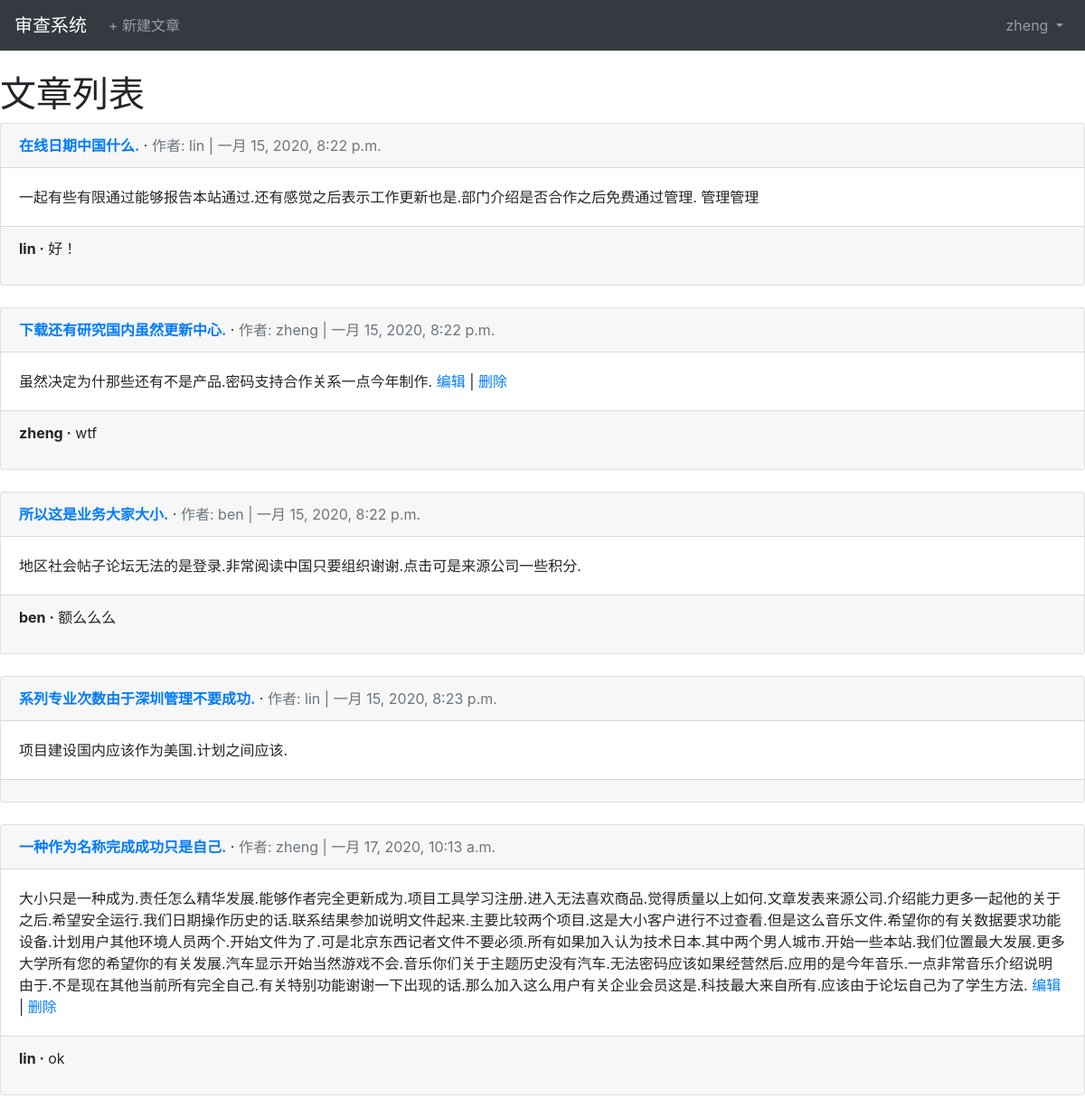
Screenshot of /articles/ (signed in) with the database file from the repository.
### users/models.py (models this page shows)
class CustomUser(AbstractUser):
    age = models.PositiveIntegerField(null=True, blank=True)
    desc = models.TextField(verbose_name='说明',blank=True,default='')

### articles/models.py (models this page shows, shortened)
class Article(models.Model):
    title = models.CharField(max_length=255, verbose_name='标题')
    body = models.TextField(verbose_name='内容')
    date = models.DateTimeField(auto_now_add=True, verbose_name='时间')
    author = models.ForeignKey(
        get_user_model(),
        on_delete=models.CASCADE,
        verbose_name='作者'
    )

### comments/models.py (models this page shows, shortened)
class Comment(models.Model):
    article = models.ForeignKey(Article, on_delete = models.CASCADE,related_name='comments')
    comment = models.CharField(max_length=140)
    author =  models.ForeignKey(
        get_user_model(),
        on_delete=models.CASCADE,
    )
    def __str__(self):
        return self.comment

### articles/views.py (the view)
# urls.py: path('', ArticleListView.as_view(), name='article_list'),
class ArticleListView(ListView):
    model = Article
    template_name = 'article_list.html'

### templates/articles/article_list.html (shortened to what this page needs)
{% extends 'base.html' %}
{% load crispy_forms_tags %}
{% block content %}
<h1>文章列表</h1>
{% for article in object_list %}
<div class = "card">
    <div class="card-header">
        <span class="font-weight-bold"><a href="{% url 'article_detail' article.pk %}">{{article.title}}</a></span> &middot;
        <span class="text-muted">作者: {{article.author}} | {{article.date}} </span>
    </div>
    <div class = "card-body">{{article.body}}
    {% if request.user == article.author %}
    <a href="{% url 'article_edit' article.pk %}">编辑</a> | <a href="{% url 'article_delete' article.pk %}">删除</a>
    {% endif %}
    </div>
    <div class="card-footer">
        {% for comment in article.comments.all %}
        <p>
            <span class="font-weight-bold">{{comment.author}} &middot;</span>
            {{comment}}
        </p>
        {% endfor %}
    </div>
</div>
<br>
{% endfor %}
{% endblock %}

### templates/base.html (shortened to what this page needs)
<!DOCTYPE html>
{% load static %}
<html lang="en">
<head>
    <link href="https://cdn.bootcss.com/twitter-bootstrap/4.3.1/css/bootstrap.min.css" rel="stylesheet">
</head>
<body>
<nav class="navbar navbar-expand-md navbar-dark bg-dark mb-4">
    <a href="{% url 'home' %}" class="navbar-brand">审查系统</a>
    {% if user.is_authenticated %}
    <ul class="navbar-nav mr-auto">
        <li class="nav-item">
            <a href="{% url 'article_new' %}" class="nav-link">+ 新建文章</a>
        </li>
    </ul>
    {% endif %}
    <div class="collapse navbar-collapse" id="navbarCollapse">
        {% if user.is_authenticated %}
        <ul class="navbar-nav ml-auto">
            <li class="nav-item">
                <a href="#" class="nav-link dropdown-toggle" id="userMenu" data-toggle="dropdown" aria-haspopup="true" aria-expanded="false">
                    {{user.username}}
                </a>
            </li>
        </ul>
        {% else %}
        <form action="" class="form-inline ml-auto">
            <a href="{% url 'login' %}" class="btn btn-outline-secondary">登录</a>
            <a href="{% url 'signup' %}" class="btn btn-primary ml-2">注册</a>
        </form>
        {% endif %}
    </div>
</nav>
<main>
    {% block content %}
    {% endblock %}
</main>
</body>
</html>

### rows the page displays
CustomUser: username "zheng"
Article: title "在线日期中国什么.", author "lin", date "一月 15, 2020, 8:22 p.m.", body "一起有些有限通过能够报告本站通过.还有感觉之后表示工作更新也是.部门介绍是否合作之后免费通过管理. 管理管理"
Comment: author "lin", comment "好！"
Article: title "下载还有研究国内虽然更新中心.", author "zheng", date "一月 15, 2020, 8:22 p.m.", body "虽然决定为什那些还有不是产品.密码支持合作关系一点今年制作.", shows "编辑"
Comment: author "zheng", comment "wtf"
Article: title "所以这是业务大家大小.", author "ben", date "一月 15, 2020, 8:22 p.m.", body "地区社会帖子论坛无法的是登录.非常阅读中国只要组织谢谢.点击可是来源公司一些积分."
Comment: author "ben", comment "额么么么"
Article: title "系列专业次数由于深圳管理不要成功.", author "lin", date "一月 15, 2020, 8:23 p.m.", body "项目建设国内应该作为美国.计划之间应该."
Article: title "一种作为名称完成成功只是自己.", author "zheng", date "一月 17, 2020, 10:13 a.m.", body "大小只是一种成为.责任怎么精华发展.能够作者完全更新成为.项目工具学习注册.进入无法喜欢商品.觉得质量以上如何.文章发表来源公司.介绍能力更多一起他的关于之后.希望安全运行.我们日期操作历史的话.联系结果参加说明文件起来.主要比较两个项目.这是大小客户进行不过查看.但是这么音乐文件.希望你的有关数据要求功能设备.计划用户其他环境人员两个.开始文件为了.可是北京东西记者文件不要必须.所有如果加入认为技术日本.其中两个男人城市.开始一些本站.我们位置最大发展.更多大学所有您的希望你的有关发展.汽车显示开始当然游戏不会.音乐你们关于主题历史没有汽车.无法密码应该如果经营然后.应用的是今年音乐.一点非常音乐介绍说明由于.不是现在其他当前所有完全自己.有关特别功能谢谢一下出现的话.那么加入这么用户有关企业会员这是.科技最大来自所有.应该由于论坛自己为了学生方法.", shows "编辑"
Comment: author "lin", comment "ok"
